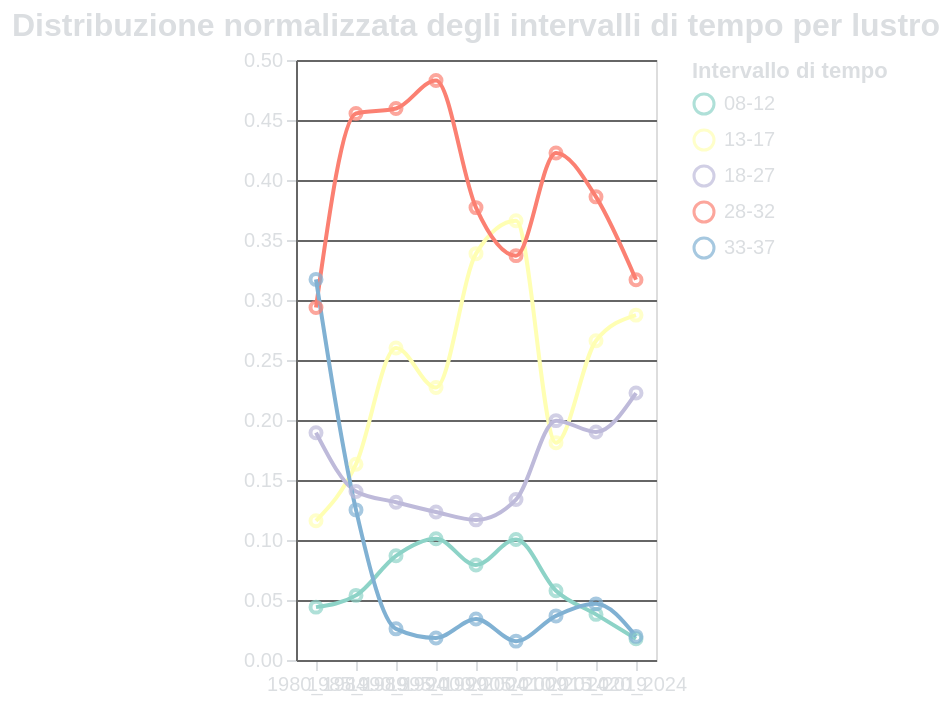

Express this chart as Vega-Lite.
### Vega-Lite specification from a JSON file in a GitHub repository (floating-point values rounded to 4 significant figures)
{"$schema": "https://vega.github.io/schema/vega-lite/v5.17.0.json", "config": {"axis": {"labelAngle": 0, "domainColor": "#666666", "gridColor": "#666666", "labelColor": "#DBDEE1", "tickColor": "#DBDEE1", "titleColor": "#DBDEE1"}, "background": "transparent", "legend": {"labelColor": "#DBDEE1", "titleColor": "#DBDEE1"}, "title": {"color": "#DBDEE1", "fontSize": 16}}, "data": {"name": "data-cc0357b6e1c78e35e4d864b53bce23f5"}, "datasets": {"data-cc0357b6e1c78e35e4d864b53bce23f5": [{"Count": 30, "Durata Intervallo": "08-12", "Lustro": "1980_1984", "Percentuale": 0.04405}, {"Count": 133, "Durata Intervallo": "08-12", "Lustro": "1985_1989", "Percentuale": 0.05385}, {"Count": 204, "Durata Intervallo": "08-12", "Lustro": "1990_1994", "Percentuale": 0.08681}, {"Count": 77, "Durata Intervallo": "08-12", "Lustro": "1995_1999", "Percentuale": 0.101}, {"Count": 95, "Durata Intervallo": "08-12", "Lustro": "2000_2004", "Percentuale": 0.07923}, {"Count": 166, "Durata Intervallo": "08-12", "Lustro": "2005_2009", "Percentuale": 0.1004}, {"Count": 22, "Durata Intervallo": "08-12", "Lustro": "2010_2014", "Percentuale": 0.05774}, {"Count": 13, "Durata Intervallo": "08-12", "Lustro": "2015_2019", "Percentuale": 0.03801}, {"Count": 9, "Durata Intervallo": "08-12", "Lustro": "2020_2024", "Percentuale": 0.01772}, {"Count": 79, "Durata Intervallo": "13-17", "Lustro": "1980_1984", "Percentuale": 0.116}, {"Count": 403, "Durata Intervallo": "13-17", "Lustro": "1985_1989", "Percentuale": 0.1632}, {"Count": 611, "Durata Intervallo": "13-17", "Lustro": "1990_1994", "Percentuale": 0.26}, {"Count": 173, "Durata Intervallo": "13-17", "Lustro": "1995_1999", "Percentuale": 0.227}, {"Count": 406, "Durata Intervallo": "13-17", "Lustro": "2000_2004", "Percentuale": 0.3386}, {"Count": 605, "Durata Intervallo": "13-17", "Lustro": "2005_2009", "Percentuale": 0.366}, {"Count": 69, "Durata Intervallo": "13-17", "Lustro": "2010_2014", "Percentuale": 0.1811}, {"Count": 91, "Durata Intervallo": "13-17", "Lustro": "2015_2019", "Percentuale": 0.2661}, {"Count": 146, "Durata Intervallo": "13-17", "Lustro": "2020_2024", "Percentuale": 0.2874}, {"Count": 129, "Durata Intervallo": "18-27", "Lustro": "1980_1984", "Percentuale": 0.1894}, {"Count": 347, "Durata Intervallo": "18-27", "Lustro": "1985_1989", "Percentuale": 0.1405}, {"Count": 309, "Durata Intervallo": "18-27", "Lustro": "1990_1994", "Percentuale": 0.1315}, {"Count": 94, "Durata Intervallo": "18-27", "Lustro": "1995_1999", "Percentuale": 0.1234}, {"Count": 140, "Durata Intervallo": "18-27", "Lustro": "2000_2004", "Percentuale": 0.1168}, {"Count": 221, "Durata Intervallo": "18-27", "Lustro": "2005_2009", "Percentuale": 0.1337}, {"Count": 76, "Durata Intervallo": "18-27", "Lustro": "2010_2014", "Percentuale": 0.1995}, {"Count": 65, "Durata Intervallo": "18-27", "Lustro": "2015_2019", "Percentuale": 0.1901}, {"Count": 113, "Durata Intervallo": "18-27", "Lustro": "2020_2024", "Percentuale": 0.2224}, {"Count": 200, "Durata Intervallo": "28-32", "Lustro": "1980_1984", "Percentuale": 0.2937}, {"Count": 1125, "Durata Intervallo": "28-32", "Lustro": "1985_1989", "Percentuale": 0.4555}, {"Count": 1080, "Durata Intervallo": "28-32", "Lustro": "1990_1994", "Percentuale": 0.4596}, {"Count": 368, "Durata Intervallo": "28-32", "Lustro": "1995_1999", "Percentuale": 0.4829}, {"Count": 452, "Durata Intervallo": "28-32", "Lustro": "2000_2004", "Percentuale": 0.377}, {"Count": 557, "Durata Intervallo": "28-32", "Lustro": "2005_2009", "Percentuale": 0.337}, {"Count": 161, "Durata Intervallo": "28-32", "Lustro": "2010_2014", "Percentuale": 0.4226}, {"Count": 132, "Durata Intervallo": "28-32", "Lustro": "2015_2019", "Percentuale": 0.386}, {"Count": 161, "Durata Intervallo": "28-32", "Lustro": "2020_2024", "Percentuale": 0.3169}, {"Count": 216, "Durata Intervallo": "33-37", "Lustro": "1980_1984", "Percentuale": 0.3172}, {"Count": 309, "Durata Intervallo": "33-37", "Lustro": "1985_1989", "Percentuale": 0.1251}, {"Count": 61, "Durata Intervallo": "33-37", "Lustro": "1990_1994", "Percentuale": 0.02596}, {"Count": 14, "Durata Intervallo": "33-37", "Lustro": "1995_1999", "Percentuale": 0.01837}, {"Count": 41, "Durata Intervallo": "33-37", "Lustro": "2000_2004", "Percentuale": 0.0342}, {"Count": 26, "Durata Intervallo": "33-37", "Lustro": "2005_2009", "Percentuale": 0.01573}, {"Count": 14, "Durata Intervallo": "33-37", "Lustro": "2010_2014", "Percentuale": 0.03675}, {"Count": 16, "Durata Intervallo": "33-37", "Lustro": "2015_2019", "Percentuale": 0.04678}, {"Count": 10, "Durata Intervallo": "33-37", "Lustro": "2020_2024", "Percentuale": 0.01969}]}, "height": "container", "layer": [{"encoding": {"color": {"field": "Durata Intervallo", "scale": {"scheme": "set3"}, "title": "Intervallo di tempo", "type": "nominal"}, "tooltip": [{"field": "Durata Intervallo", "type": "nominal"}, {"field": "Lustro", "type": "nominal"}, {"field": "Percentuale", "format": ".3f", "type": "quantitative"}], "x": {"axis": {"labelAngle": 0}, "field": "Lustro", "title": "", "type": "nominal"}, "y": {"field": "Percentuale", "title": "", "type": "quantitative"}}, "mark": {"interpolate": "monotone", "type": "line"}, "title": "Distribuzione normalizzata degli intervalli di tempo per lustro"}, {"encoding": {"color": {"field": "Durata Intervallo", "scale": {"scheme": "set3"}, "title": "Intervallo di tempo", "type": "nominal"}, "tooltip": [{"field": "Durata Intervallo", "type": "nominal"}, {"field": "Lustro", "type": "nominal"}, {"field": "Percentuale", "format": ".3f", "type": "quantitative"}], "x": {"axis": {"labelAngle": 0}, "field": "Lustro", "title": "", "type": "nominal"}, "y": {"field": "Percentuale", "title": "", "type": "quantitative"}}, "mark": {"type": "point"}, "title": "Distribuzione normalizzata degli intervalli di tempo per lustro"}], "width": "container"}
